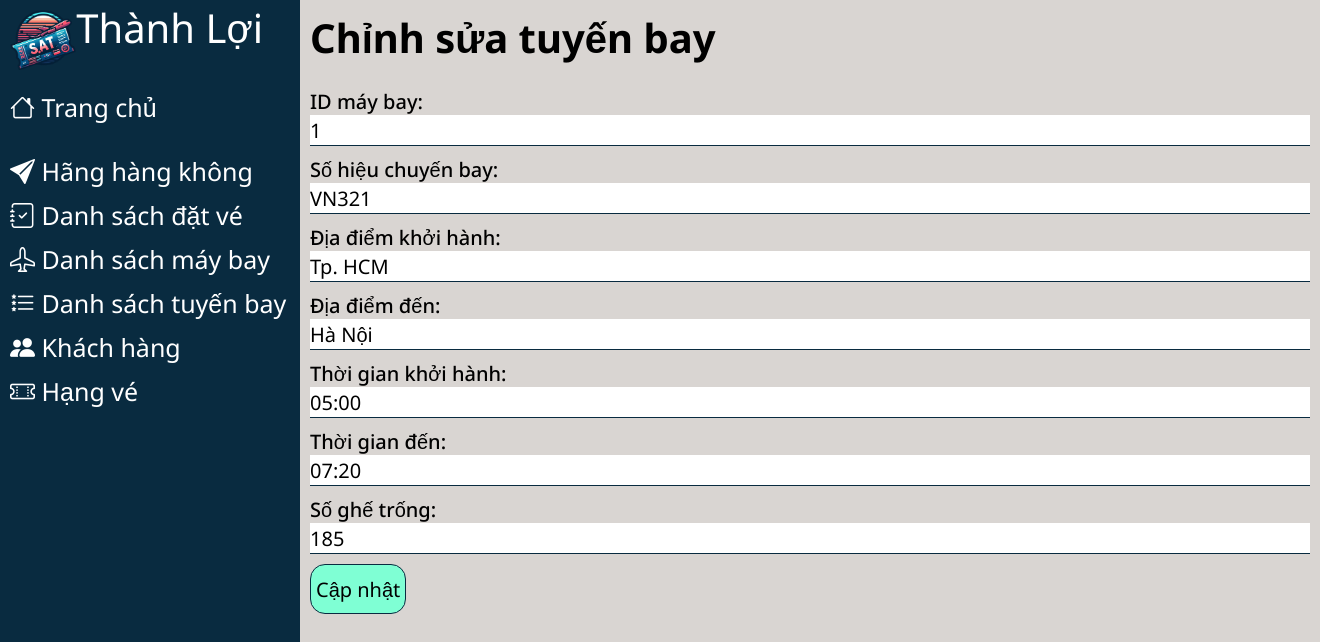
Page /page_admin/edit_flight.php?id=1 (signed in) on the committed database.
### tables this page shows
CREATE TABLE `flights` (
  `id` int(11) NOT NULL,
  `aircrafts_id` char(1) DEFAULT NULL,
  `flight_number` char(10) DEFAULT NULL,
  `departure_location` varchar(255) DEFAULT NULL,
  `arrival_location` varchar(255) DEFAULT NULL,
  `departure_time` char(10) DEFAULT NULL,
  `arrival_time` char(10) DEFAULT NULL,
  `available_seats` int(11) DEFAULT NULL,
  `departure_date` char(10) DEFAULT NULL
);

### page_admin/edit_flight.php (the view, shortened to what this page needs)
<!DOCTYPE html>
<html lang="en">
<head>
    <link rel="stylesheet" href="https://cdn.jsdelivr.net/npm/bootstrap-icons@1.11.3/font/bootstrap-icons.min.css">
    <link rel="stylesheet" href="/page_admin/css/style_admin.css">
</head>
<?php
include('../page_admin/thanhben.php')
?>
</head>
<body>
    <div id="wrapper_edit">
        <h1>Chỉnh sửa tuyến bay</h1><br>
        <?php
        if ($_SERVER["REQUEST_METHOD"] == "POST") {
            $id = $_POST["id"];
            $aircrafts_id = $_POST["aircrafts_id"];
            $flight_number = $_POST["flight_number"];
            $departure_location = $_POST["departure_location"];
            $arrival_location = $_POST["arrival_location"];
            $departure_time = $_POST["departure_time"];
            $arrival_time = $_POST["arrival_time"];
            $available_seats = $_POST["available_seats"];
            $result = editRecord($con, $id, $aircrafts_id, $flight_number, $departure_location, $arrival_location, $departure_time, $arrival_time, $available_seats);
            if ($result) {
                header('Location: ../page_admin/ql_flight.php');
            } else {
                echo "Error editing record: " . $con->error;
            }
        } else {
            $id = $_GET["id"];
            $sql = "SELECT * FROM Flights WHERE id = ?";
            $stmt = $con->prepare($sql);
            $stmt->bind_param("i", $id);
            $stmt->execute();
            $result = $stmt->get_result();
            $row = $result->fetch_assoc();
        }
        ?>
        <form method="post" action="<?php echo $_SERVER["PHP_SELF"]; ?>"><br><br><br>
            <div class="form-group">
                <label for="aircrafts_id">ID máy bay:</label><br>
                <input class="input" type="text" id="aircrafts_id" name="aircrafts_id" value="<?php echo $row['aircrafts_id']; ?>">
            </div>
            <div class="form-group">
                <label for="flight_number">Số hiệu chuyến bay:</label><br>
                <input class="input" type="text" id="flight_number" name="flight_number" value="<?php echo $row['flight_number']; ?>">
            </div>
            <div class="form-group">
                <label for="departure_location">Địa điểm khởi hành:</label><br>
                <input class="input" type="text" id="departure_location" name="departure_location" value="<?php echo $row['departure_location']; ?>">
            </div>
            <div class="form-group">
                <label for="arrival_location">Địa điểm đến:</label><br>
                <input class="input" type="text" id="arrival_location" name="arrival_location" value="<?php echo $row['arrival_location']; ?>">
            </div>
            <div class="form-group">
                <label for="departure_time">Thời gian khởi hành:</label><br>
                <input class="input" type="text" id="departure_time" name="departure_time" value="<?php echo $row['departure_time']; ?>">
            </div>
            <div class="form-group">
                <label for="arrival_time">Thời gian đến:</label><br>
                <input class="input" type="text" id="arrival_time" name="arrival_time" value="<?php echo $row['arrival_time']; ?>">
            </div>
            <div class="form-group">
                <label for="available_seats">Số ghế trống:</label><br>
                <input class="input" type="number" id="available_seats" name="available_seats" value="<?php echo $row['available_seats']; ?>">
            </div>
            <div class="form-group">
                <button type="submit">Cập nhật</button>
            </div>
        </form>
    </div>
</body>
</html>

### page_admin/css/style_admin.css (style rules this page uses)
* { padding: 0; margin: 0; font-family: "Noto Sans", sans-serif; font-optical-sizing: auto; }
body { background-color: #D9D5D2; }
#wrapper_edit { float: left; margin-left: 310px; }
#wrapper_edit h1 { margin-top: 10px; width: 1000px; float: left; font-size: 40px; margin-bottom: 20px; }
.form-group { font-size: 20px ; font-weight: 500; }
.form-group .input { font-size: 20px; width: 1000px; height: 30px; margin-bottom: 10px; outline: none; border: none; border-bottom: 1px solid #092B40; }
.form-group button { width: max-content; height: 50px; font-size: 20px; padding: 5px; border-radius: 15px; border: 1px solid #092B40; background-color: aquamarine; transition: 0.3s ease-in-out; }

### rows in the picture
flights: aircrafts_id "1", flight_number "VN321", departure_location "Tp. HCM", arrival_location "Hà Nội", departure_time "05:00", arrival_time "07:20", available_seats "185"

### other values in the picture
$_SESSION['dangnhap'] "Thành Lợi"
